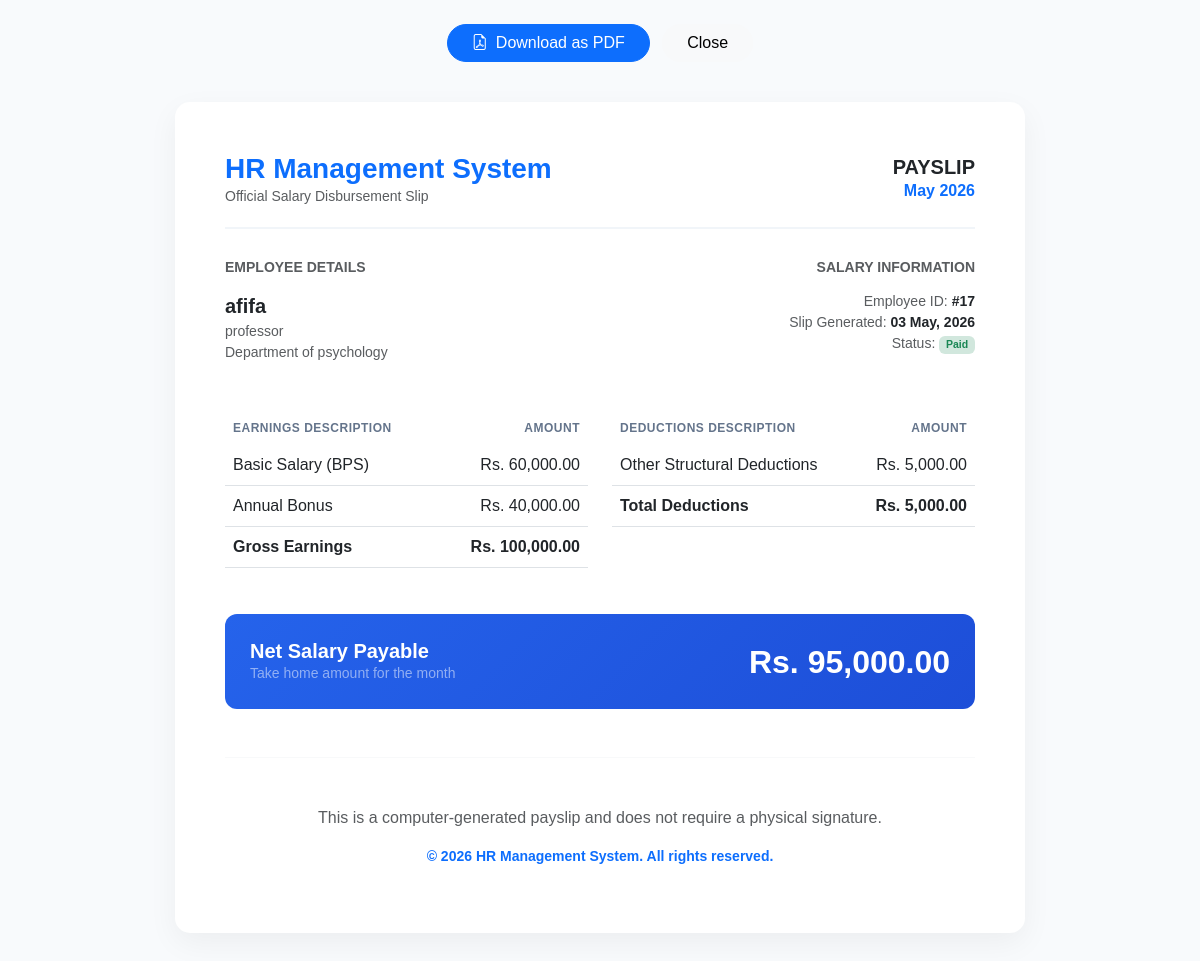
The page /dashboards/super_admin/view_payslip.php?id=1 on the database its author committed.
### tables this page shows
CREATE TABLE `employee_payslips` (
  `id` int(11) NOT NULL,
  `user_id` int(11) NOT NULL,
  `payroll_month` int(2) NOT NULL,
  `payroll_year` int(4) NOT NULL,
  `basic_salary` decimal(15,2) DEFAULT 0.00,
  `total_allowances` decimal(15,2) DEFAULT 0.00,
  `total_deductions` decimal(15,2) DEFAULT 0.00,
  `bonus_amount` decimal(15,2) DEFAULT 0.00,
  `net_salary` decimal(15,2) DEFAULT 0.00,
  `status` enum('Draft','Published') DEFAULT 'Published',
  `generated_at` timestamp NOT NULL DEFAULT current_timestamp()
);

CREATE TABLE `users` (
  `id` int(11) NOT NULL,
  `name` varchar(100) NOT NULL,
  `email` varchar(100) NOT NULL,
  `password` varchar(255) NOT NULL,
  `role` varchar(50) NOT NULL,
  `identity_no` varchar(50) DEFAULT NULL,
  `registration_no` varchar(50) DEFAULT NULL,
  `is_active` tinyint(1) DEFAULT 1,
  `department_id` int(11) DEFAULT NULL,
  `biometric_id` varchar(100) DEFAULT NULL
);

CREATE TABLE `user_profiles` (
  `user_id` int(11) NOT NULL,
  `designation` varchar(150) DEFAULT NULL,
  `department_id` int(11) DEFAULT NULL,
  `joining_date` date DEFAULT NULL,
  `tenure_status` enum('Tenured','Non-Tenured','Not Applicable') DEFAULT 'Not Applicable',
  `confirmation_status` enum('Confirmed','Probation') DEFAULT 'Probation',
  `last_promotion_date` date DEFAULT NULL
);

CREATE TABLE `departments` (
  `id` int(11) NOT NULL,
  `name` varchar(100) NOT NULL,
  `code` varchar(10) NOT NULL,
  `created_at` timestamp NOT NULL DEFAULT current_timestamp(),
  `deleted_at` timestamp NULL DEFAULT NULL
);

CREATE TABLE `employee_bonuses_incentives` (
  `id` int(11) NOT NULL,
  `user_id` int(11) NOT NULL,
  `type` enum('Annual Bonus','Performance Incentive','Lecture Fee','Special Award','Other') NOT NULL,
  `amount` decimal(15,2) DEFAULT 0.00,
  `quantity` int(11) DEFAULT 1 COMMENT 'e.g. Number of lectures',
  `rate` decimal(15,2) DEFAULT 0.00 COMMENT 'Rate per unit/lecture',
  `total_amount` decimal(15,2) DEFAULT 0.00,
  `payment_date` date NOT NULL,
  `remarks` text DEFAULT NULL,
  `created_at` timestamp NOT NULL DEFAULT current_timestamp(),
  `updated_at` timestamp NOT NULL DEFAULT current_timestamp() ON UPDATE current_timestamp()
);

### dashboards/super_admin/view_payslip.php (the view, shortened to what this page needs)
<?php
require_once '../../core/db.php';
$payslipId = $_GET['id'];
$query = "
    SELECT p.*, u.name, u.email, r.role_name, up.designation, d.name as dept_name
    FROM employee_payslips p
    JOIN users u ON p.user_id = u.id
    JOIN sys_roles r ON u.role = r.role_key
    LEFT JOIN user_profiles up ON u.id = up.user_id
    LEFT JOIN departments d ON up.department_id = d.id
    WHERE p.id = ?
";
$stmt = $pdo->prepare($query);
$stmt->execute([$payslipId]);
$slip = $stmt->fetch();
$aStmt = $pdo->prepare("SELECT * FROM employee_payroll_attendance WHERE user_id = ? AND payroll_month = ? AND payroll_year = ?");
$aStmt->execute([$slip['user_id'], $slip['payroll_month'], $slip['payroll_year']]);
$attn = $aStmt->fetch();
$bStmt = $pdo->prepare("SELECT * FROM employee_bonuses_incentives WHERE user_id = ? AND MONTH(payment_date) = ? AND YEAR(payment_date) = ?");
$bStmt->execute([$slip['user_id'], $slip['payroll_month'], $slip['payroll_year']]);
$bonuses = $bStmt->fetchAll();
$settings = $pdo->query("SELECT setting_key, setting_value FROM system_settings")->fetchAll(PDO::FETCH_KEY_PAIR);
?>
<!DOCTYPE html>
<html lang="en">
<head>
    <link href="https://cdn.jsdelivr.net/npm/bootstrap@5.3.0/dist/css/bootstrap.min.css" rel="stylesheet">
    <link rel="stylesheet" href="https://cdn.jsdelivr.net/npm/bootstrap-icons@1.11.1/font/bootstrap-icons.css">
</head>
<body>
<div class="container no-print mt-4 text-center">
    <button onclick="window.print()" class="btn btn-primary rounded-pill px-4">
        <i class="bi bi-file-earmark-pdf me-2"></i>Download as PDF
    </button>
    <button onclick="window.close()" class="btn btn-light rounded-pill px-4 ms-2">Close</button>
</div>
<div class="payslip-container">
    <div class="header-section d-flex justify-content-between align-items-center">
        <div>
            <h3 class="fw-bold text-primary mb-0"><?= $settings['system_name'] ?? 'HR MANAGEMENT' ?></h3>
            <p class="text-muted small mb-0">Official Salary Disbursement Slip</p>
        </div>
        <div class="text-end">
            <h5 class="fw-bold mb-0">PAYSLIP</h5>
            <p class="text-primary fw-bold mb-0"><?= date('F Y', mktime(0,0,0,$slip['payroll_month'],1,$slip['payroll_year'])) ?></p>
        </div>
    </div>
    <div class="row mb-5">
        <div class="col-6">
            <h6 class="text-uppercase text-muted small fw-bold mb-3">Employee Details</h6>
            <div class="fw-bold fs-5"><?= htmlspecialchars($slip['name']) ?></div>
            <div class="text-muted small"><?= htmlspecialchars($slip['designation'] ?: $slip['role_name']) ?></div>
            <div class="text-muted small"><?= htmlspecialchars($slip['dept_name'] ?: 'General Department') ?></div>
        </div>
        <div class="col-6 text-end">
            <h6 class="text-uppercase text-muted small fw-bold mb-3">Salary Information</h6>
            <div class="text-muted small">Employee ID: <span class="text-dark fw-bold">#<?= $slip['user_id'] ?></span></div>
            <div class="text-muted small">Slip Generated: <span class="text-dark fw-bold"><?= date('d M, Y', strtotime($slip['generated_at'])) ?></span></div>
            <div class="text-muted small">Status: <span class="badge bg-success-subtle text-success">Paid</span></div>
        </div>
    </div>
    <div class="row">
        <div class="col-6">
            <table class="table table-custom">
                <thead>
                    <tr><th>Earnings Description</th><th class="text-end">Amount</th></tr>
                </thead>
                <tbody>
                    <tr><td>Basic Salary (BPS)</td><td class="text-end">Rs. <?= number_format($slip['basic_salary'], 2) ?></td></tr>
                    <?php foreach($bonuses as $b): ?>
                        <tr><td><?= htmlspecialchars($b['type']) ?></td><td class="text-end">Rs. <?= number_format($b['total_amount'], 2) ?></td></tr>
                    <?php endforeach; ?>
                </tbody>
                <tfoot>
                    <tr class="total-row"><td>Gross Earnings</td><td class="text-end">Rs. <?= number_format($slip['basic_salary'] + $slip['total_allowances'] + $slip['bonus_amount'], 2) ?></td></tr>
                </tfoot>
            </table>
        </div>
        <div class="col-6">
            <table class="table table-custom">
                <thead>
                    <tr><th>Deductions Description</th><th class="text-end">Amount</th></tr>
                </thead>
                <tbody>
                    <?php
                    $otherDeduct = $slip['total_deductions'] - ($attn['total_attendance_deduction'] ?? 0);
                    if($otherDeduct > 0): ?>
                        <tr><td>Other Structural Deductions</td><td class="text-end">Rs. <?= number_format($otherDeduct, 2) ?></td></tr>
                    <?php endif; ?>
                </tbody>
                <tfoot>
                    <tr class="total-row"><td>Total Deductions</td><td class="text-end">Rs. <?= number_format($slip['total_deductions'], 2) ?></td></tr>
                </tfoot>
            </table>
        </div>
    </div>
    <div class="net-salary-box d-flex justify-content-between align-items-center">
        <div>
            <h5 class="mb-0 fw-bold">Net Salary Payable</h5>
            <p class="mb-0 text-white-50 small">Take home amount for the month</p>
        </div>
        <div class="text-end">
            <h2 class="fw-bold mb-0">Rs. <?= number_format($slip['net_salary'], 2) ?></h2>
        </div>
    </div>
    <div class="mt-5 pt-5 text-center border-top border-light">
        <p class="text-muted tiny">This is a computer-generated payslip and does not require a physical signature.</p>
        <p class="text-primary fw-bold small"><?= $settings['footer_text'] ?? 'Generated by HR Management System' ?></p>
    </div>
</div>
</body>
</html>

### dashboards/super_admin/view_payslip.php (style rules this page uses)
body { background-color: #f8fafc; font-family: 'Outfit', sans-serif; }
.payslip-container { max-width: 850px; margin: 40px auto; background: white; padding: 50px; box-shadow: 0 10px 30px rgba(0,0,0,0.05); border-radius: 15px; }
.header-section { border-bottom: 2px solid #f1f5f9; padding-bottom: 20px; margin-bottom: 30px; }
.table-custom thead { background-color: #f8fafc; }
.table-custom th { font-size: 0.75rem; text-transform: uppercase; letter-spacing: 0.5px; color: #64748b; border-bottom: none; }
.total-row { background-color: #f8fafc; font-weight: bold; }
.net-salary-box { background: linear-gradient(135deg, #2563eb, #1d4ed8); color: white; padding: 25px; border-radius: 12px; margin-top: 30px; }

### rows shown on the page
employee_payslips: payroll_month+payroll_year "May 2026", user.name "afifa", user_profiles.designation "professor", departments.name "Department of psychology", user "17", generated_at "03 May, 2026", basic_salary "60,000.00", $slip['basic_salary'] + $slip['total_allowances'] + $slip['bonus_amount'] "100,000.00", total_deductions "5,000.00", net_salary "95,000.00"
employee_bonuses_incentives: type "Annual Bonus", total_amount "40,000.00"

### other values the page prints
$settings['system_name'] "HR Management System"
$settings['footer_text'] "© 2026 HR Management System. All rights reserved."
